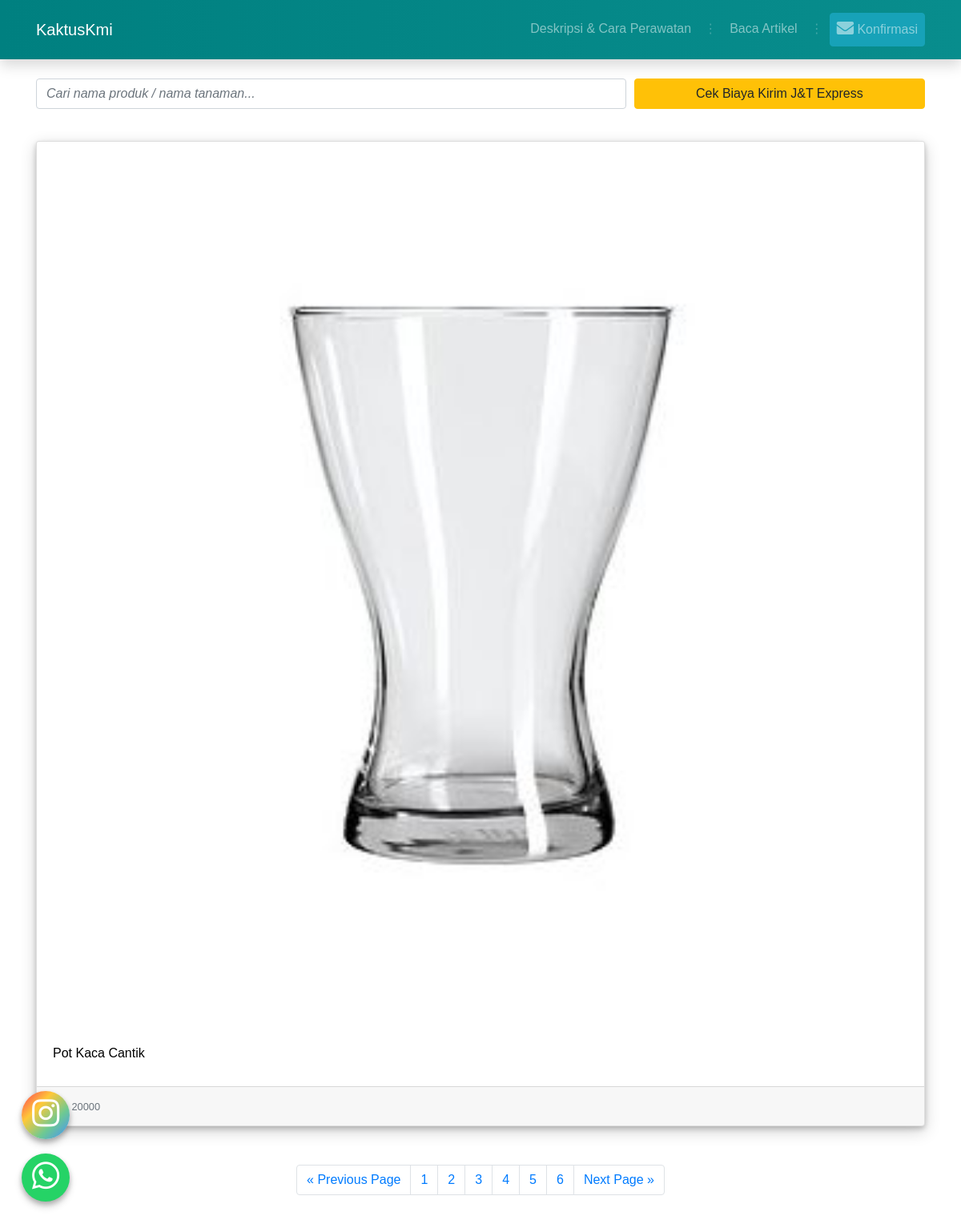
The page /index.php/marketplace/pot_product on the database as committed earlier.
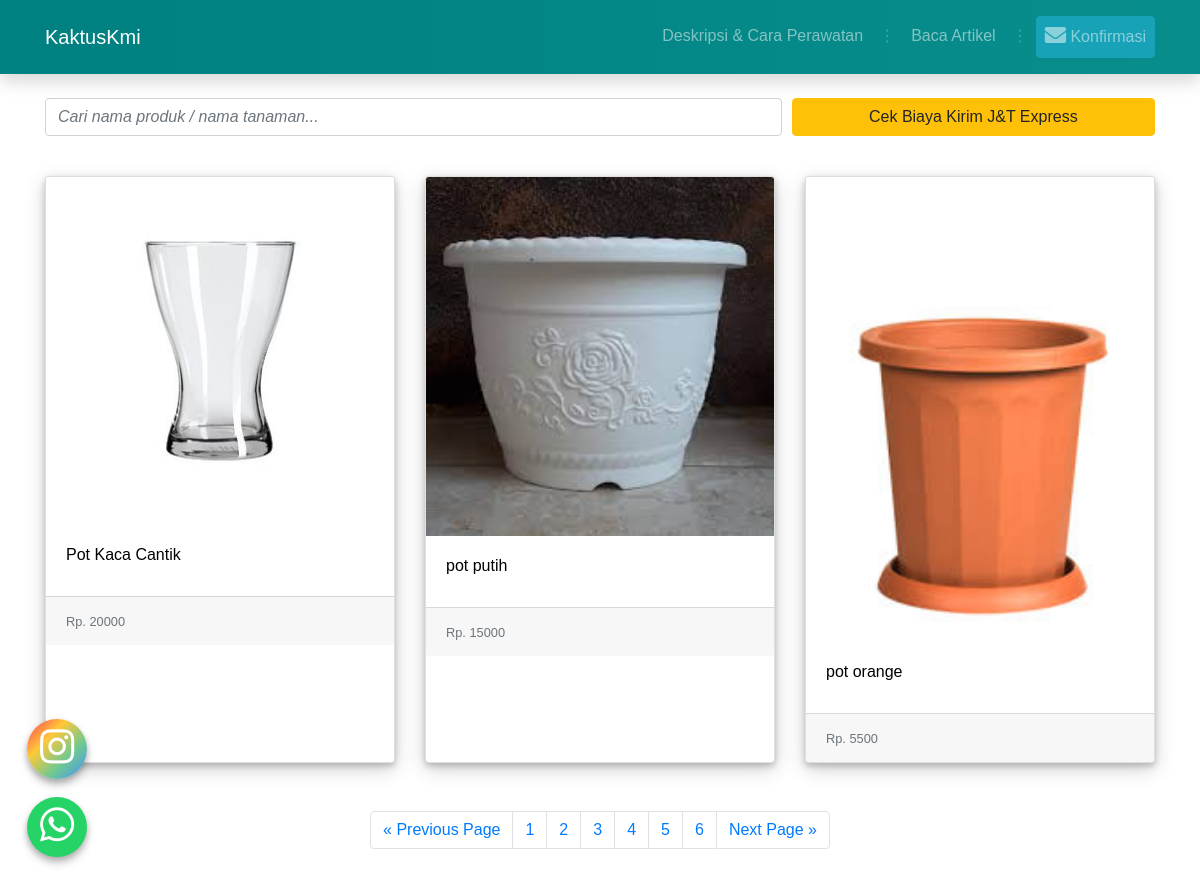
The same page on the database as committed later.
### tables this page shows
CREATE TABLE `aksesoris` (
  `kode_aksesoris` char(5) NOT NULL,
  `nama` varchar(40) DEFAULT NULL,
  `harga` int(10) DEFAULT NULL,
  `stok` int(3) DEFAULT NULL,
  `gambar` varchar(35) DEFAULT NULL,
  `id_penjual` int(1) NOT NULL,
  `jenis_aksesoris` varchar(40) DEFAULT NULL
);

### application/controllers/Marketplace.php (called while the page is built, shortened)
<?php
    Class Marketplace extends CI_Controller
    {
        public function __construct(){
            $this->load->model('Marketplace_model');
        }
        public function pot_product()
        {
            $data['pot'] = $this->Marketplace_model->getDataPot();
            $data['judul'] = 'Produk Pot Tanaman';
            $this->load->view('templates/header', $data);
            $this->load->view('marketplace/aksesoris/pot_product');
            $this->load->view('templates/footer');
        }
    }
?>

### index.php (called while the page is built, shortened)
<?php
require_once BASEPATH.'core/CodeIgniter.php';

### application/models/Marketplace_model.php (called while the page is built, shortened)
<?php
    class Marketplace_model extends CI_Model{
        public function getDataPot(){
            $this->db->select("*");
            $this->db->from("aksesoris");
            $this->db->where('jenis_aksesoris = "Pot"');
            return $this->db->get()->result();
        }
    }
?>

### application/views/marketplace/aksesoris/pot_product.php (the view)
<section class="container">
	<form>
		<div class="form-row mt-4">
			<div class="form-group col-lg-8 col-md-12 col-sm-12">
				<input type="text" class="form-control font-italic" id="cari-barang"
					placeholder="Cari nama produk / nama tanaman...">
			</div>
			<div class="form-group col-lg-4 col-md-12 col-sm-12">
				<a href="http://www.jet.co.id/tariff" class="btn btn-block btn-warning" target="_blank">Cek Biaya Kirim
					J&T Express</a>
			</div>
		</div>
	</form>
</section>
<section class="container">
	<div class="card-deck my-4">
		<?php
            foreach($pot as $p){
                echo '
					<div class="card">
						<a href="' .base_url().'marketplace/detail_aksesoris/'.$p->kode_aksesoris.'"
							style="color:black; text-decoration: none;"><img src="' .base_url().'assets/img/'.$p->gambar.'"
								class="card-img-top" alt="...">
							<div class="card-body">
								<h6 class="card-title">'.$p->nama.'</h6>
							</div>
						</a>
						<div class="card-footer">
							<small class="text-muted">Rp. '.$p->harga.'</small>
						</div>
					</div>
				';
            }
        ?>
	</div>
</section>
<section class="container my-5">
	<nav aria-label="Page navigation example">
		<ul class="pagination justify-content-center"">
			<li class="page-item">
				<a class="page-link" href="#" aria-label="Previous">
					<span aria-hidden="true">&laquo; Previous Page</span>
				</a>
			</li>
			<li class="page-item"><a class="page-link" href="#">1</a></li>
			<li class="page-item"><a class="page-link" href="#">2</a></li>
			<li class="page-item"><a class="page-link" href="#">3</a></li>
			<li class="page-item"><a class="page-link" href="#">4</a></li>
			<li class="page-item"><a class="page-link" href="#">5</a></li>
			<li class="page-item"><a class="page-link" href="#">6</a></li>
			<li class="page-item">
				<a class="page-link" href="#" aria-label="Next">
					<span aria-hidden="true">Next Page &raquo;</span>
				</a>
			</li>
		</ul>
	</nav>
	<a href="https://www.instagram.com/fadh.leather/" class="float-ig" target="_blank">
		<i class="fab fa-instagram my-float"></i>
	</a>
	<a href="https://api.whatsapp.com/send?phone=6281804086665&text=Hola%21%20Quisiera%20m%C3%A1s%20informaci%C3%B3n%20sobre%20Varela%202."
		class="float" target="_blank">
		<i class="fab fa-whatsapp my-float"></i>
	</a>
</section>

Rows that differ between the two databases and show on the page:
added aksesoris: gambar (picture), nama "pot putih", harga "15000"
added aksesoris: gambar (picture), nama "pot orange", harga "5500"
